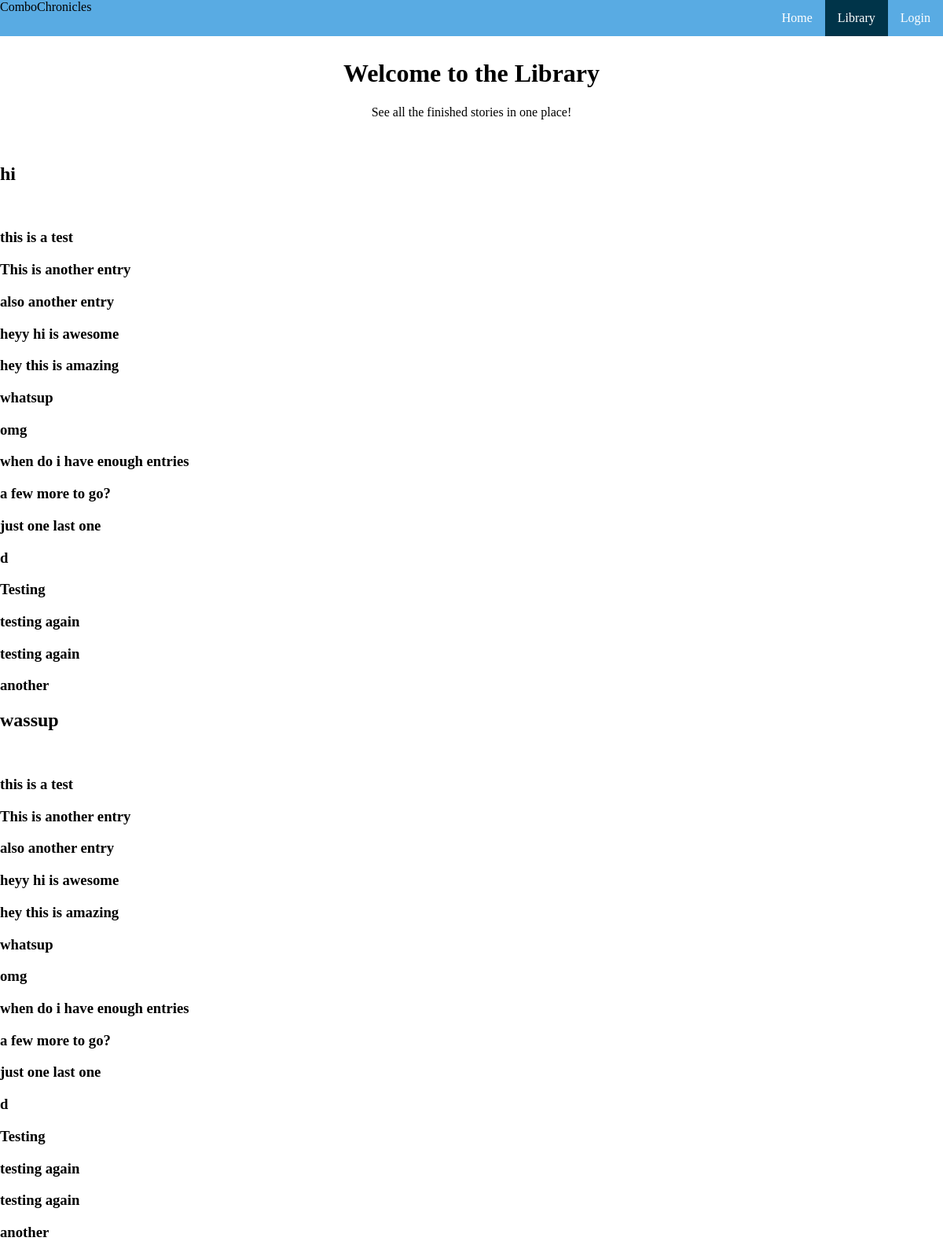
/library/, run on the app's committed database.
### tables this page shows
CREATE TABLE stories (storyid INTEGER PRIMARY KEY, title TEXT NOT NULL);

CREATE TABLE entries (storyid INTEGER, content TEXT NOT NULL, entryID INTEGER PRIMARY KEY autoincrement, contributor TEXT NOT NULL, timestamp TEXT NOT NULL);

### app.py (the view)
@app.route("/library/")
def library():
	return render_template('library.html', title = "Library", titles = functions.libraryStories()[0], entries = functions.libraryStories()[2])

### functions.py (called while the page is built)
def returnFinished(sortOrder):
	db = sql.connect(STORIES)
	c1 = db.cursor()
	c2 = db.cursor()
	stories = c1.execute("SELECT DISTINCT storyid FROM entries ORDER BY ? ASC" , (sortOrder,))
	storyList = []
	for story in stories:
		l = list(c2.execute("SELECT * FROM entries WHERE entries.storyid == ?" , story))
		if len(l) >= 5:
			storyList.append(story[0])
	return storyList

def libraryStories():
	db = sql.connect(STORIES)
	c = db.cursor()
	allStories = returnFinished('storyid')
	allEntries = []
	allTitles = []
	for story in allStories:
		data = c.execute("SELECT * FROM entries WHERE entries.storyid == ? ORDER BY entryID ASC" , (story,))
		entries = data.fetchall()
		for entry in entries:
			allEntries.append(entry[1])
		data = c.execute("SELECT title FROM stories WHERE storyid == ?", (story,))
		entry = data.fetchone()
		if entry:
			allTitles.append(entry[0])
	return (allTitles, allStories, allEntries,)

### templates/library.html (shortened to what this page needs)
{% extends "index.html" %}
{% block libact %}class="active"{% endblock %}
{% block content %}
	<center>
	<h1>Welcome to the Library</h1>
		See all the finished stories in one place!
	</center>
		<br>
		<br>
		{% for title in titles %}
		<h2>{{title}}</h2>
		<br>
		{% for entry in entries %}
		<h3>{{entry}}</h3>
		{% endfor %}
		{% endfor %}
{% endblock %}

### static/stylesheets/index.css (style rules this page uses)
body { margin:0; }

### data on the page
stories: title "hi", entries "d"
entries: content "this is a test"
entries: content "This is another entry"
entries: content "also another entry"
entries: content "heyy hi is awesome"
entries: content "hey this is amazing"
entries: content "whatsup"
entries: content "omg"
entries: content "when do i have enough entries"
entries: content "a few more to go?"
entries: content "just one last one"
entries: content "Testing"
entries: content "testing again"
entries: content "testing again"
entries: content "another"
stories: title "wassup", entries "d"
